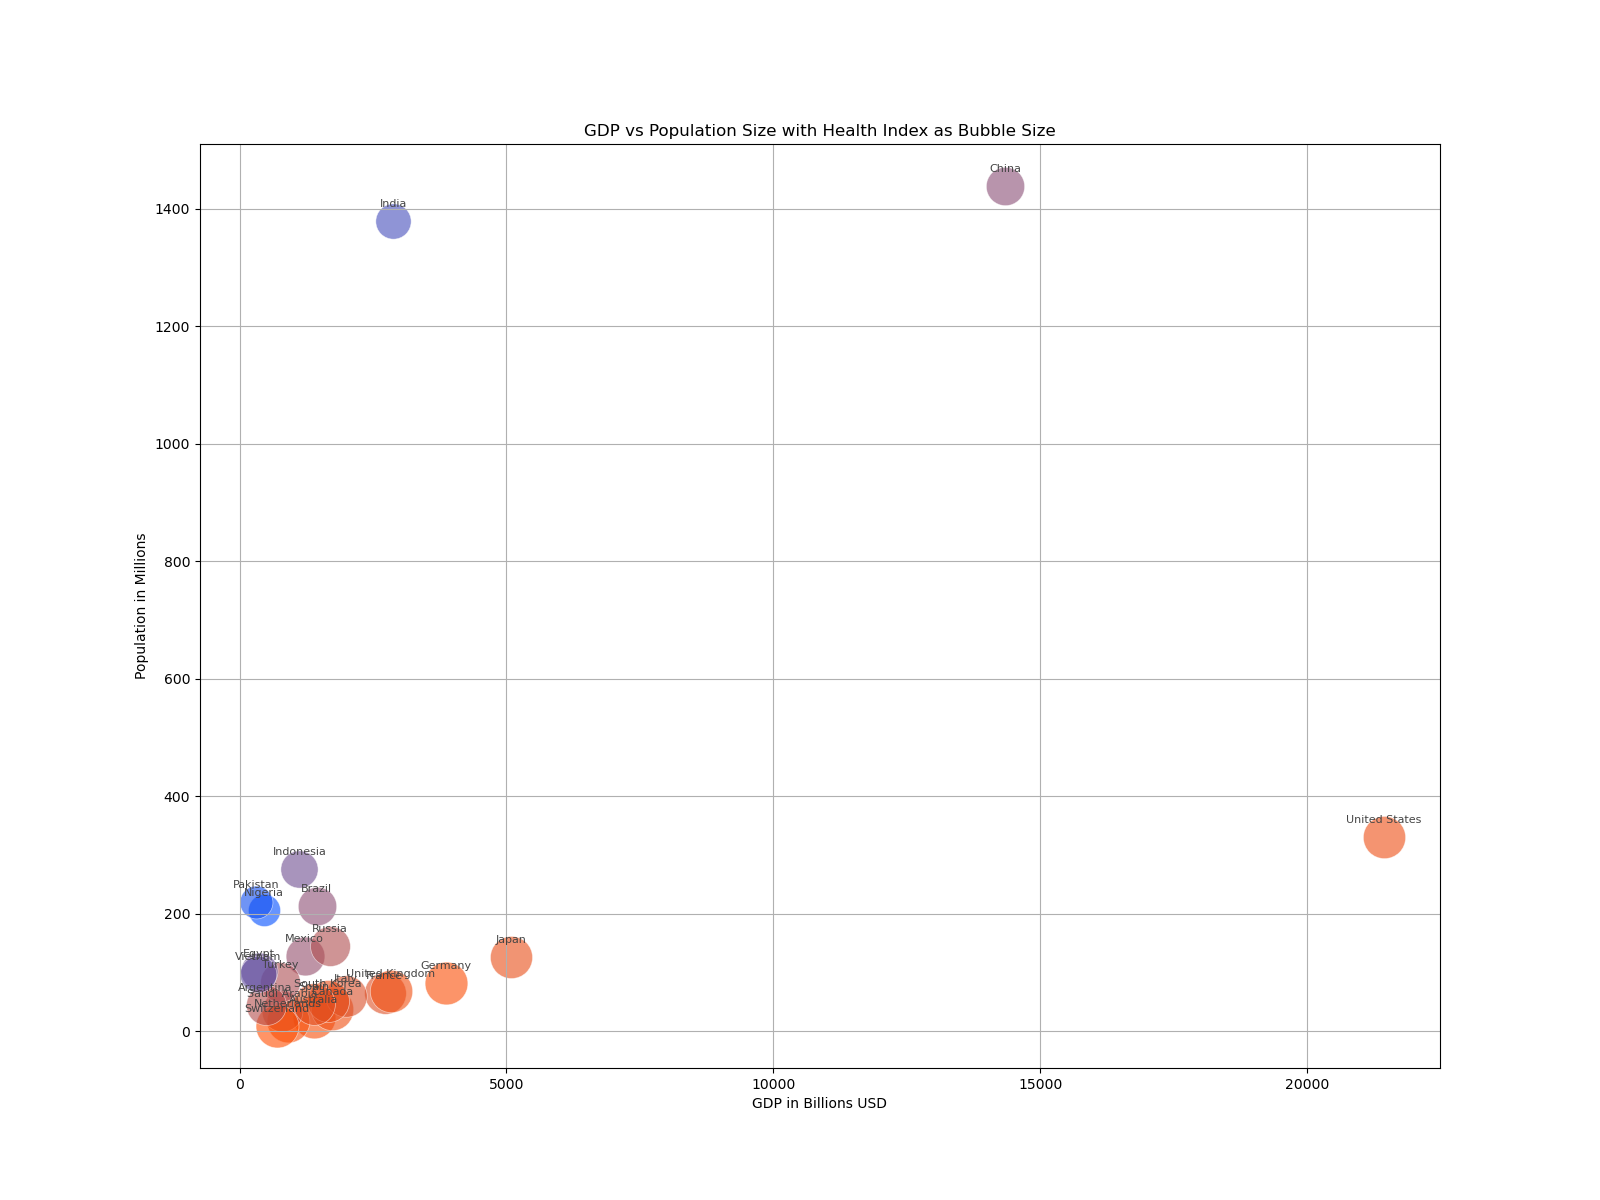

Reproduce this figure in Python.

import matplotlib.pyplot as plt

# Data for plotting
countries = ["Australia", "Brazil", "Canada", "China", "France",
             "Germany", "India", "Indonesia", "Italy", "Japan",
             "Mexico", "Netherlands", "Russia", "Saudi Arabia", "South Korea",
             "Spain", "Switzerland", "Turkey", "United Kingdom", "United States",
             "Nigeria", "Argentina", "Egypt", "Pakistan", "Vietnam"]
population = [25, 213, 38, 1439, 65,
              83, 1380, 276, 60, 126,
              129, 17, 146, 35, 52,
              47, 9, 84, 68, 331,
              206, 45, 102, 220, 97]  # in millions
gdp = [1390, 1444, 1736, 14343, 2715,
       3861, 2875, 1119, 2001, 5081,
       1217, 907, 1690, 793, 1650,
       1394, 703, 761, 2827, 21433,
       450, 486, 365, 314, 340]  # in billions
health_index = [0.944, 0.765, 0.929, 0.761, 0.901,
                0.947, 0.647, 0.718, 0.892, 0.919,
                0.779, 0.944, 0.824, 0.859, 0.916,
                0.904, 0.955, 0.820, 0.932, 0.926,
                0.534, 0.830, 0.707, 0.560, 0.693]

# Convert Health Index to a size for the plot, with an arbitrary scale factor
sizes = [h * 1000 for h in health_index]

# Create the Bubble Chart
plt.figure(figsize=(16, 12))
for i in range(len(countries)):
    plt.scatter(gdp[i], population[i], s=sizes[i], alpha=0.6,
                c=[(health_index[i]-min(health_index))/(max(health_index)-min(health_index)), 
                0.3, (1-(health_index[i]-min(health_index))/(max(health_index)-min(health_index)))],
                edgecolors='w', linewidth=0.5)

plt.title('GDP vs Population Size with Health Index as Bubble Size')
plt.xlabel('GDP in Billions USD')
plt.ylabel('Population in Millions')
plt.grid(True)

# Add country labels to bubbles
for i, country in enumerate(countries):
    plt.annotate(country, (gdp[i], population[i]), textcoords="offset points", 
                 xytext=(0, 10), ha='center', fontsize=8, color='#444444')

plt.show()
